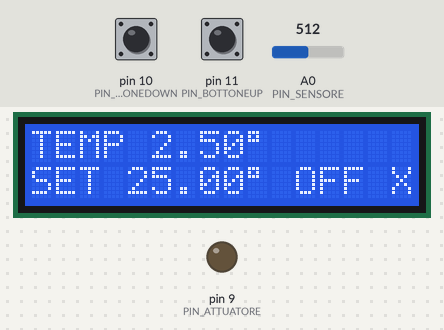
Bench run of a sketch on a simulated Arduino Uno, built with avr-gcc and run on an emulated ATmega328P. Parts: 16×2 character LCD, output pins drawn as LEDs (lit = HIGH). Inputs (shaded band) come from the test bench; at power-on: pin 10 (PIN_BOTTONEDOWN) HIGH, A0 (PIN_SENSORE) = 512, pin 11 (PIN_BOTTONEUP) HIGH.

Above: at 1.2 s.
1.3 s: pin 10 (PIN_BOTTONEDOWN) pulled LOW for 3.2 s
At 5.0 s:
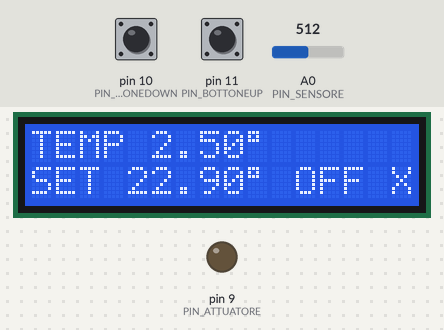
6.0 s: A0 (PIN_SENSORE) set to 716
At 7.1 s:
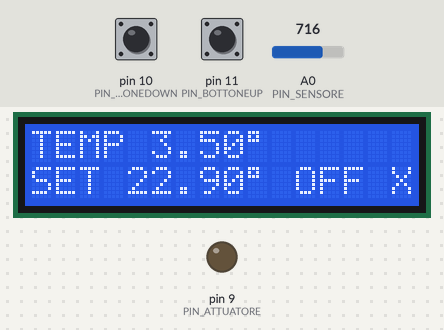
7.5 s: pin 11 (PIN_BOTTONEUP) pulled LOW for 0.15 s
At 8.6 s:
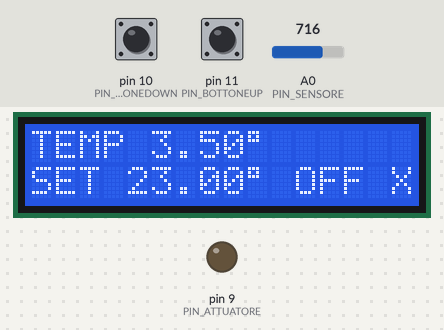
9.2 s: pin 11 (PIN_BOTTONEUP) pulled LOW for 1 s
At 11.4 s:
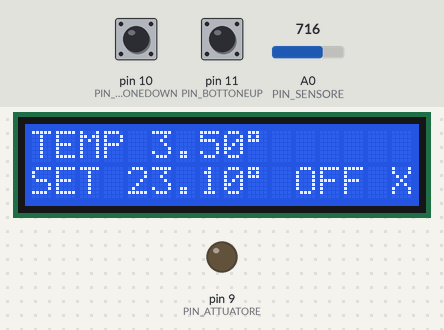
11.8 s: A0 (PIN_SENSORE) set to 900
At 12.6 s:
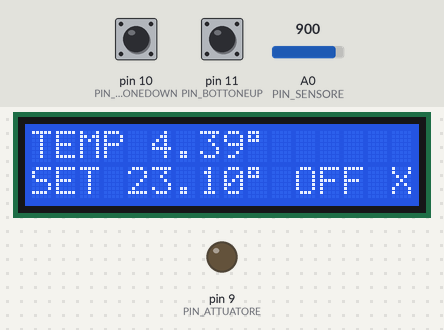
13.4 s: pin 10 (PIN_BOTTONEDOWN) pulled LOW for 0.15 s
At 14.1 s:
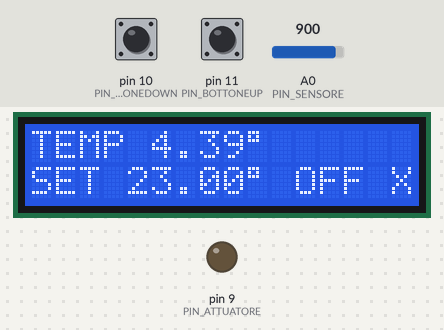
Timing chart, 0 to 16.1 s (numbered marks = the images above; inputs shaded):
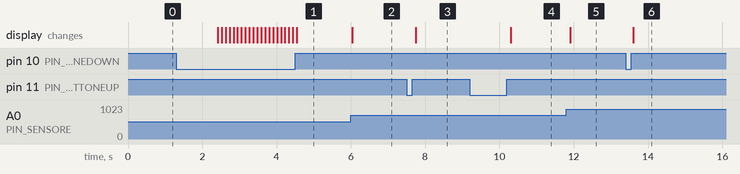

The sketch:

Termostato.ino
```cpp
#include <LiquidCrystal.h>
LiquidCrystal lcd(2,3,4,5,6,7);

// Connessioni
const byte PIN_SENSORE     = A0;
const byte PIN_BOTTONEUP   = 11;
const byte PIN_BOTTONEDOWN = 10;
const byte PIN_ATTUATORE   = 9;

// Costanti utili
const float FONDOSCALA_POSITIVO = 35.0;
const float FONDOSCALA_NEGATIVO = 0;
const float SOGLIA_ISTERESI     = 0.5;

// Variabili di stato dei due bottoni
byte statoPrecedenteUp;
byte statoPrecedenteDown;

float temperaturaImpostata = 25.0;

// Contatore per valutare quanto
// tempo si preme uno dei pulsanti
unsigned long int timer = 0;

void setup() {
  pinMode(PIN_BOTTONEUP, INPUT_PULLUP);
  pinMode(PIN_BOTTONEDOWN, INPUT_PULLUP);
  pinMode(PIN_SENSORE, INPUT);
  pinMode(PIN_ATTUATORE, OUTPUT);

  statoPrecedenteUp   = digitalRead(PIN_BOTTONEUP);
  statoPrecedenteDown = digitalRead(PIN_BOTTONEDOWN);

  lcd.begin(16,2);
}

void loop() {
  // Lettura valore temperatura attuale
  float temperaturaLetta = analogRead(PIN_SENSORE) * 5.0/1024.0;

  // Lettura pulsanti e modifica temperatura
  // Pulsante up
  byte statoAttuale = digitalRead(PIN_BOTTONEUP);
  if ( statoPrecedenteUp == HIGH && statoAttuale == LOW ) {
    // Memorizzo quando è stato premuto
    timer = millis();
    statoPrecedenteUp = LOW;
  }
  else if ( statoAttuale == LOW && ( ( millis() - timer ) > 1000 ) ) {
    // Pulsante premuto a lungo! si incrementa
    if ( temperaturaImpostata < FONDOSCALA_POSITIVO )
      temperaturaImpostata = temperaturaImpostata + 0.1;
  }
  else if ( statoPrecedenteUp == LOW && statoAttuale == HIGH ) {
    // Pulsante rilasciato! un solo incremento
    if ( temperaturaImpostata < FONDOSCALA_POSITIVO )
      temperaturaImpostata = temperaturaImpostata + 0.1;

    statoPrecedenteUp = HIGH;
  }
  // Nota: gli incrementi vengono fatti solo se
  // la temperatura è inferiore al fondo scala

  // Pulsante down
  statoAttuale = digitalRead(PIN_BOTTONEDOWN);
  if ( statoPrecedenteDown == HIGH && statoAttuale == LOW ) {
    timer = millis();
    statoPrecedenteDown = LOW;
  }
  else if ( statoAttuale == LOW && ( ( millis() - timer ) > 1000 ) ) {
    // Nota: temperaturaImpostata = temperaturaImpostata - 0.1;
    if ( temperaturaImpostata > FONDOSCALA_NEGATIVO )
      temperaturaImpostata = temperaturaImpostata - 0.1;
  }
  else if ( statoPrecedenteDown == LOW && statoAttuale == HIGH ) {
    if ( temperaturaImpostata > FONDOSCALA_NEGATIVO )
      temperaturaImpostata = temperaturaImpostata - 0.1;

    statoPrecedenteDown = HIGH;
  }

  // Accensione/spegnimento ventilatore in funzione della temperatura

  // switch sul pin dell'attuatore, che può essere acceso (HIGH) o spento (LOW)
  byte statoVentilatore = digitalRead(PIN_ATTUATORE);

  if (statoVentilatore == LOW) {
    if ( temperaturaImpostata < temperaturaLetta ) {
      // Accensione del ventilatore
      digitalWrite(PIN_ATTUATORE, HIGH);
    }
  }
  else {
    if ( ( temperaturaImpostata - SOGLIA_ISTERESI) > temperaturaLetta ) {
      // Spegnimento del ventilatore
      digitalWrite(PIN_ATTUATORE, LOW);
    }
  }

  // Stampa interfaccia
  /* * * * * * * * *  *
   * TEMP 28.72°      *
   * SET 21.2°  OFF *
   * * * * * * * * *  */

  lcd.clear();
  lcd.print("TEMP ");
  lcd.print(temperaturaLetta);
  lcd.print((char)223);    // simbolo °

  lcd.setCursor(0,1);
  lcd.print("SET ");
  lcd.print(temperaturaImpostata);
  lcd.print((char)223);    // simbolo °

  lcd.setCursor(11,1);
  if (digitalRead(PIN_ATTUATORE) == HIGH) {
      lcd.print("ON ");
      lcd.print((char)232);  // Simbolino OK
  }
  else {
      lcd.print("OFF ");
      lcd.print("X");  // Simbolino NO
  }

  // Pausa lunga: quando si tiene premuto viene
  // incrementato di 0.1° ogni 100 millisecondi
  delay(100);
}
```

Measured:
- after the input at 1.3 s, the display: first changes after 1.1 s (image 1 shows a later state)
- after the input at 6.0 s, the display: changes at once (image 2)
- after the input at 7.5 s, the display: changes after 0.24 s (image 3)
- after the input at 9.2 s, the display: changes after 1.1 s (image 4)
- after the input at 11.8 s, the display: changes after 0.10 s (image 5)
- after the input at 13.4 s, the display: changes after 0.21 s (image 6)
